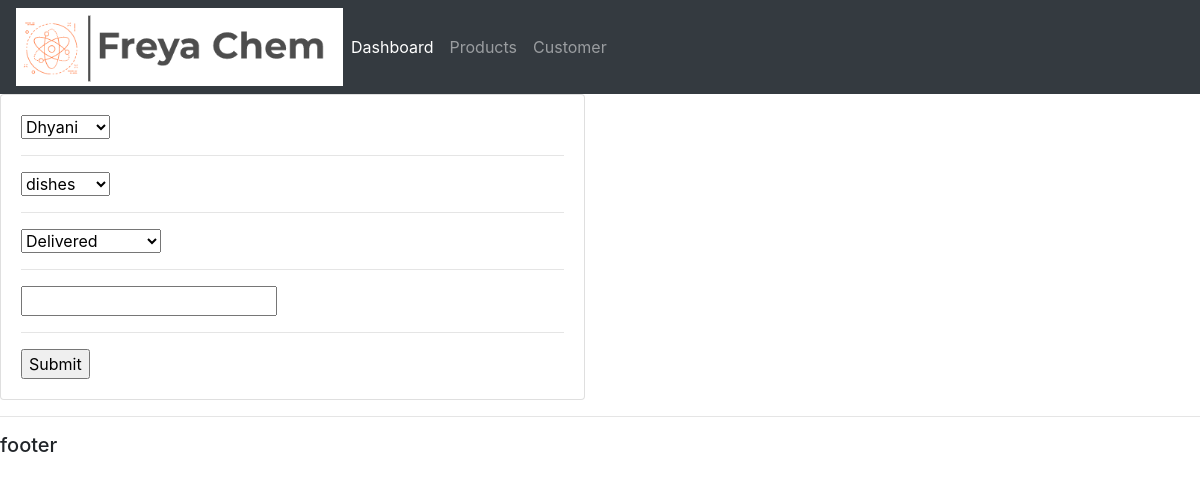
The page /update_order/1/ on the database its author committed.
### accounts/models.py (models this page shows, shortened)
class Order(models.Model):
	STATUS = (
			('Pending', 'Pending'),
			('Out for delivery', 'Out for delivery'),
			('Delivered', 'Delivered'),
			)
	customer = models.ForeignKey(Customer, null=True, on_delete= models.SET_NULL)
	product = models.ForeignKey(Product, null=True, on_delete= models.SET_NULL)
	date_created = models.DateTimeField(auto_now_add=True, null=True)
	status = models.CharField(max_length=200, null=True, choices=STATUS)
	note = models.CharField(max_length=1000, null=True)

### accounts/views.py (the view)
# urls.py: path('update_order/<str:pk>/', views.updateOrder, name="update_order"),
def updateOrder(request, pk):
	order = Order.objects.get(id=pk)
	form = OrderForm(instance=order)
	if request.method == 'POST':
		form = OrderForm(request.POST, instance=order)
		if form.is_valid():
			form.save()
			return redirect('/')
	context = {'form':form}
	return render(request, 'accounts/order_form.html', context)

### accounts/forms.py
class OrderForm(ModelForm):
	class Meta:
		model = Order
		fields = '__all__'

### accounts/models.py (called while the page is built)
	def __str__(self):
		return self.name

	def __str__(self):
		return self.name

### accounts/templates/accounts/order_form.html (shortened to what this page needs)
{%  extends 'accounts/main.html' %}
{% load static %}
{% block content %}
<div class="row">
	<div class="col-md-6">
		<div class="card card-body">
			<form action="" method="POST">
				{% for field in form %}
					{{field}}
					<hr>
				{% endfor %}
				<input type="submit" name="Submit">
			</form>
		</div>
	</div>
</div>
{% endblock %}

### rows shown on the page
Order: form "Dhyani" "dishes" "Delivered"
